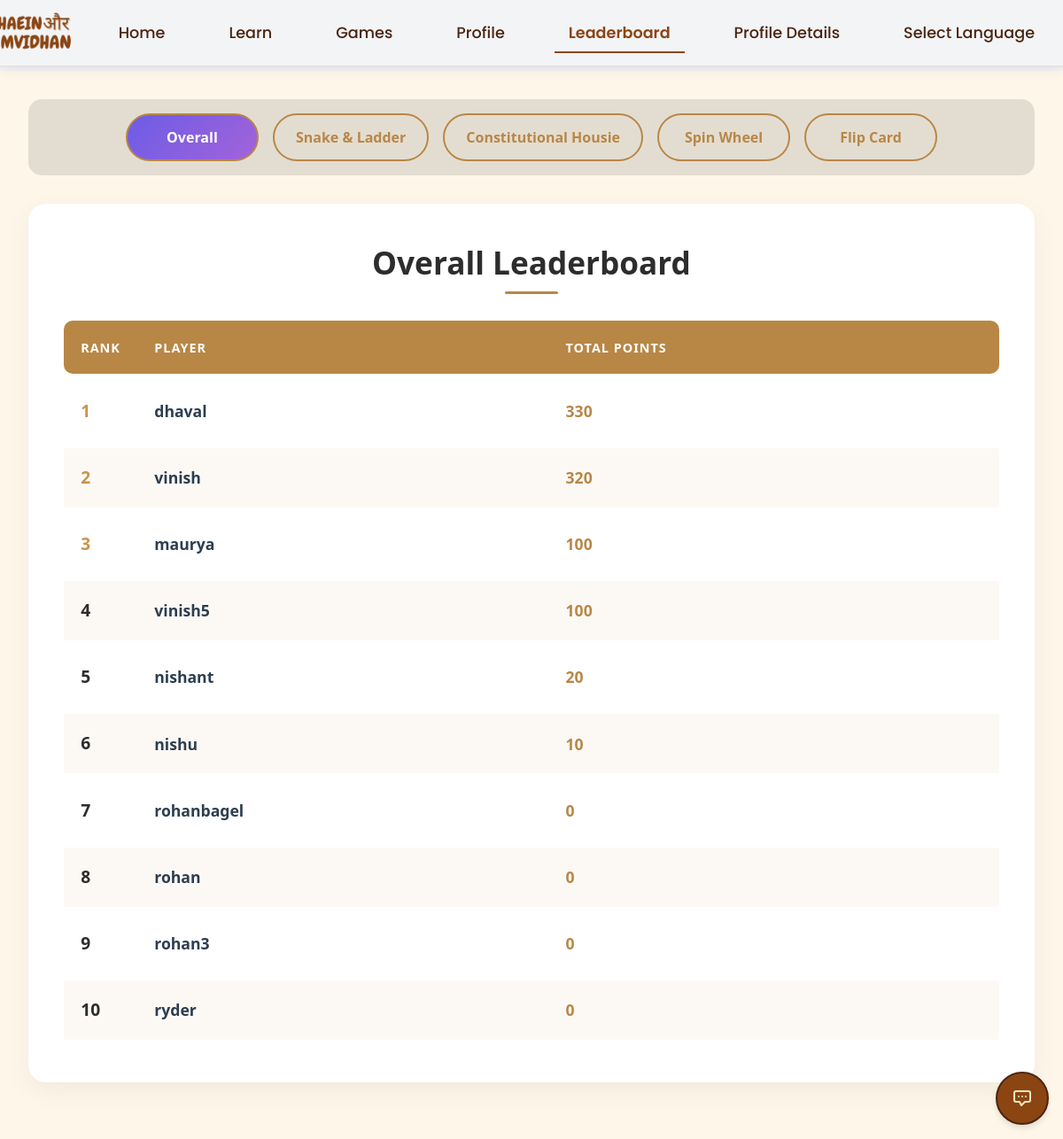
Screenshot of /plat/leaderboard/ (signed in) with the database file from the repository.
### plat/models.py (models this page shows, shortened)
class PlayerPlatPoints(models.Model):
    GAME_CHOICES = [
        ('SNAKE_LADDER', 'Snake and Ladder'),
        ('HOUSIE', 'Constitutional Housie'),
        ('SPINWHEEL', 'Spin Wheel'),
        ('FLIPCARD', 'Flip Card')
    ]
    PART_CHOICES = [
        (5, 'Part 5'),
        (6, 'Part 6')
    ]
    TYPE_CHOICES = [
        ('JUD', 'Judiciary'),
        ('LEG', 'Legislative'),
        ('EXEC', 'Executive')
    ]
    CHECKPOINT_REQUIREMENTS = {
        '5_LEG': 300,   # First points requirement: Part 5 Legislative
        '5_EXEC': 600,  # Second checkpoint: Part 5 Executive
        '6_JUD': 900,   # Third checkpoint: Part 6 Judiciary
        '6_LEG': 1200,  # Fourth checkpoint: Part 6 Legislative
        '6_EXEC': 1500  # Final checkpoint: Part 6 Executive
    }
    player = models.OneToOneField(User, on_delete=models.CASCADE)
    current_part = models.IntegerField(choices=PART_CHOICES, default=5)  # Which part player is on (5 or 6)
    current_type = models.CharField(max_length=4, choices=TYPE_CHOICES, default='JUD')  # Which type within part (JUD/LEG/EXEC)
    completed_checkpoints = models.JSONField(default=dict)  # Stores which checkpoints player has finished
    total_points = models.IntegerField(default=0)  # Sum of all game points
    games_played = models.IntegerField(default=0)  # Total number of games played
    total_wins = models.IntegerField(default=0)    # Total number of games won
    snake_ladder_points = models.IntegerField(default=0)
    housie_points = models.IntegerField(default=0)
    spinwheel_coins = models.IntegerField(default=0)  # Renamed from spinwheel_points
    flipcard_points = models.IntegerField(default=0)
    snake_ladder_games = models.IntegerField(default=0)
    snake_ladder_wins = models.IntegerField(default=0)
    housie_games = models.IntegerField(default=0)
    housie_wins = models.IntegerField(default=0)
    spinwheel_games = models.IntegerField(default=0)
    spinwheel_wins = models.IntegerField(default=0)
    flipcard_games = models.IntegerField(default=0)
    flipcard_wins = models.IntegerField(default=0)
    common_cards = models.IntegerField(default=0)
    rare_cards = models.IntegerField(default=0)
    epic_cards = models.IntegerField(default=0)
    legendary_cards = models.IntegerField(default=0)
    total_cards = models.IntegerField(default=0)
    class Meta:
        verbose_name = "Player Platform Points"
        verbose_name_plural = "Player Platform Points"

### plat/views.py (the view)
# urls.py: path('leaderboard/', login_required(views.leaderboard), name='leaderboard'),
@login_required
def leaderboard(request):
    all_players = PlayerPlatPoints.objects.all()
    overall_leaders = all_players.order_by('-total_points')[:10]
    snake_ladder_leaders = all_players.order_by('-snake_ladder_points')[:10]
    housie_leaders = all_players.order_by('-housie_points')[:10]
    spinwheel_profiles = PlayerProfile.objects.all().order_by('-coins')[:10]
    spinwheel_leaders = []
    for profile in spinwheel_profiles:
        card_counts = PlayerCollection.objects.filter(
            player=profile,
            quantity__gt=0
        ).values('card__rarity').annotate(
            count=Count('card')
        )
        common = rare = epic = 0
        for count_data in card_counts:
            if count_data['card__rarity'] == 'COMMON':
                common = count_data['count']
            elif count_data['card__rarity'] == 'RARE':
                rare = count_data['count']
            elif count_data['card__rarity'] == 'EPIC':
                epic = count_data['count']
        leader_data = {
            'player': profile.user,
            'spinwheel_coins': profile.coins,
            'common_cards': common,
            'rare_cards': rare,
            'epic_cards': epic,
            'total_cards': common + rare + epic
        }
        spinwheel_leaders.append(leader_data)
    flipcard_leaders = all_players.order_by('-flipcard_points')[:10]
    context = {
        'overall_leaders': overall_leaders,
        'snake_ladder_leaders': snake_ladder_leaders,
        'housie_leaders': housie_leaders,
        'spinwheel_leaders': spinwheel_leaders,
        'flipcard_leaders': flipcard_leaders,
    }
    return render(request, 'plat/leaderboard.html', context)

### users/templatetags/chat_widget.py (called while the page is built)
@register.inclusion_tag('users/chat_widget.html', takes_context=True)
def chat_widget(context):
    return {
        'request': context.get('request'),
    }

### plat/templates/plat/leaderboard.html (shortened to what this page needs)
{% extends 'base.html' %}
{% load static %}
{% block content %}
<div class="leaderboard-container">
    <div class="tabs">
        <button class="tab active" data-target="overall">Overall</button>
        <button class="tab" data-target="snake">Snake & Ladder</button>
        <button class="tab" data-target="housie">Constitutional Housie</button>
        <button class="tab" data-target="spinwheel">Spin Wheel</button>
        <button class="tab" data-target="flipcard">Flip Card</button>
    </div>
    <div class="leaderboard-content active" id="overall">
        <div class="leaderboard-section">
            <h2 class="leaderboard-title">Overall Leaderboard</h2>
            <table class="leaderboard-table">
                <thead>
                    <tr>
                        <th>Rank</th>
                        <th>Player</th>
                        <th>Total Points</th>
                    </tr>
                </thead>
                <tbody>
                    {% for player in overall_leaders %}
                    <tr>
                        <td class="rank rank-{{ forloop.counter }}">{{ forloop.counter }}</td>
                        <td class="player-name">{{ player.player.username }}</td>
                        <td class="points">{{ player.total_points }}</td>
                    </tr>
                    {% endfor %}
                </tbody>
            </table>
        </div>
    </div>
</div>
{% endblock %}

### users/templates/base.html (shortened to what this page needs)
{% load static %}
<!DOCTYPE html>
<html>
<head>
    <script src="https://cdn.tailwindcss.com"></script>
</head>
<body class="bg-gray-100">
    <nav class="nav-bar">
        <div class="nav-container">
            <div class="logo">
                <img src="{% static 'images/logo.png' %}" alt="Samvidhan Logo" class="logo-image">
            </div>
            <div class="nav-links">
                <a href="{% url 'landing_page' %}" class="nav-link {% if request.resolver_match.url_name == 'landing_page' %}active{% endif %}">Home</a>
                <div class="dropdown">
                    <a href="#" style="cursor: pointer;" class="nav-link">Learn</a>
                </div>
                <a href="{% url 'users:game_library' %}" class="nav-link {% if request.resolver_match.url_name == 'game_library' %}active{% endif %}">Games</a>
                <a href="{% url 'plat:profile' %}" class="nav-link {% if request.resolver_match.url_name == 'profile' %}active{% endif %}">Profile</a>
                <a href="{% url 'plat:leaderboard' %}" class="nav-link {% if request.resolver_match.url_name == 'leaderboard' %}active{% endif %}">Leaderboard</a>
                <a href="{% url 'users:profile_details' %}" class="nav-link {% if request.resolver_match.url_name == 'profile_details' %}active{% endif %}">Profile Details</a>
                <div class="dropdown">
                    <a href="#" class="nav-link">Select Language</a>
                </div>
            </div>
        </div>
    </nav>
    {% block content %}{% endblock %}
    {% load chat_widget %}
    {% chat_widget %}
</body>
</html>

### users/templates/users/chat_widget.html (shortened to what this page needs)
{% load static %}
<div id="lawbot-widget" class="fixed bottom-4 right-4 z-50">
    <button id="chat-toggle"
            class="bg-purple-600 hover:bg-purple-700 text-white rounded-full p-4 shadow-lg cursor-pointer z-50 relative"
            style="width: 60px; height: 60px; display: flex; align-items: center; justify-content: center;">
        <svg xmlns="http://www.w3.org/2000/svg" class="h-6 w-6" fill="none" viewBox="0 0 24 24" stroke="currentColor">
            <path stroke-linecap="round" stroke-linejoin="round" stroke-width="2" d="M8 10h.01M12 10h.01M16 10h.01M9 16H5a2 2 0 01-2-2V6a2 2 0 012-2h14a2 2 0 012 2v8a2 2 0 01-2 2h-4l-4 4z" />
        </svg>
    </button>
</div>

### plat/templates/plat/leaderboard.html (style rules this page uses)
.leaderboard-container { background: #FDF6E9; min-height: 100vh; padding: 2rem; }
.leaderboard-section { background: #FFFFFF; border-radius: 20px; padding: 2.5rem; margin-bottom: 2rem; box-shadow: 0 10px 30px rgba(0, 0, 0, 0.05); transition: transform 0.3s ease; }
.leaderboard-title { color: #2D2D2D; font-size: 2.2rem; font-weight: 700; margin-bottom: 2rem; text-align: center; position: relative; }
.leaderboard-title:after { content: ''; position: absolute; bottom: -10px; left: 50%; transform: translateX(-50%); width: 60px; height: 3px; background: #B88746; border-radius: 2px; }
.leaderboard-table { width: 100%; border-collapse: separate; border-spacing: 0 8px; }
.leaderboard-table tr { transition: transform 0.2s ease, box-shadow 0.2s ease; }
.leaderboard-table th, .leaderboard-table td { padding: 1.2rem; text-align: left; }
.leaderboard-table th { background: #B88746; color: white; font-weight: 600; text-transform: uppercase; letter-spacing: 1px; font-size: 0.9rem; }
.leaderboard-table th:first-child { border-top-left-radius: 10px; border-bottom-left-radius: 10px; }
.leaderboard-table th:last-child { border-top-right-radius: 10px; border-bottom-right-radius: 10px; }
.leaderboard-table tr:nth-child(even) { background: rgba(184, 135, 70, 0.05); }
.leaderboard-table tr:nth-child(odd) { background: #FFFFFF; }
.rank { color: #2D2D2D; font-weight: 700; font-size: 1.2rem; width: 60px; text-align: center; }
.rank-1, .rank-2, .rank-3 { background: linear-gradient(45deg, #B88746, #E3A853); -webkit-background-clip: text; -webkit-text-fill-color: transparent; }
.player-name { color: #2c3e50; font-weight: 600; font-size: 1.1rem; }
.points { color: #B88746; font-weight: 700; font-size: 1.1rem; }
.tabs { background: rgba(184, 135, 70, 0.1); padding: 1rem; border-radius: 15px; margin-bottom: 2rem; display: flex; justify-content: center; gap: 1rem; }
.tab { padding: 0.8rem 1.5rem; border: 2px solid #B88746; background: transparent; color: #B88746; border-radius: 30px; font-weight: 600; min-width: 150px; transition: all 0.3s ease; }
.tab:hover, .tab.active { background: #B88746; color: white; }
.leaderboard-content { display: none; }
.leaderboard-content.active { display: block; animation: slideIn 0.4s ease-out; }
.tabs { background: rgba(0, 0, 0, 0.1); padding: 1rem; border-radius: 15px; margin-bottom: 2rem; }
.tab { min-width: 150px; text-align: center; }
.tab.active { background: linear-gradient(135deg, #6c5ce7, #a363d9); color: white; }

### users/templates/base.html (style rules this page uses)
#chat-toggle { background-color: #8B4513; border: 2px solid #4A2511; box-shadow: 2px 2px 4px rgba(0, 0, 0, 0.2); color: #f4e4bc; transition: transform 0.2s; }
.nav-bar { padding: 1rem; box-shadow: 0 2px 15px rgba(0, 0, 0, 0.08); backdrop-filter: blur(1px); border-bottom: 2px solid rgba(139, 69, 19, 0.1); position: fixed; top: 0; left: 0; right: 0; z-index: 1000; transition: all 0.3s ease; }
.nav-container { max-width: 1200px; margin: 0 auto; display: flex; justify-content: space-between; align-items: center; }
.logo { display: flex; align-items: center; justify-content: center; }
.logo-image { height: 200px; width: auto; object-fit: contain; transition: transform 0.3s ease; position: absolute; }
.nav-links { display: flex; gap: 2.5rem; align-items: center; }
.nav-link { color: #4A2511; text-decoration: none; padding: 0.5rem 1rem; font-family: 'Poppins', sans-serif; font-weight: 500; position: relative; transition: all 0.3s ease; font-size: 1.1rem; }
.nav-link:after { content: ''; position: absolute; width: 0; height: 2px; background: #8B4513; left: 0; bottom: -2px; transition: width 0.3s ease; }
.nav-link.active { color: #8B4513; font-weight: 600; }
.nav-link.active:after { width: 100%; background: #8B4513; }
.dropdown { position: relative; display: inline-block; }
body { padding-top: 80px; }
* { cursor: auto !important; }
body { top: 0 !important; position: static !important; }
body { top: 0 !important; }

### users/templates/users/chat_widget.html (style rules this page uses)
#chat-toggle { transition: transform 0.2s; box-shadow: 0 4px 6px rgba(0, 0, 0, 0.1); }

### rows the page displays
PlayerPlatPoints: player.username "dhaval", total_points "330"
PlayerPlatPoints: player.username "vinish", total_points "320"
PlayerPlatPoints: player.username "maurya", total_points "100"
PlayerPlatPoints: player.username "vinish5", total_points "100"
PlayerPlatPoints: player.username "nishant", total_points "20"
PlayerPlatPoints: player.username "nishu", total_points "10"
PlayerPlatPoints: player.username "rohanbagel", total_points "0"
PlayerPlatPoints: player.username "rohan", total_points "0"
PlayerPlatPoints: player.username "rohan3", total_points "0"
PlayerPlatPoints: player.username "ryder", total_points "0"
